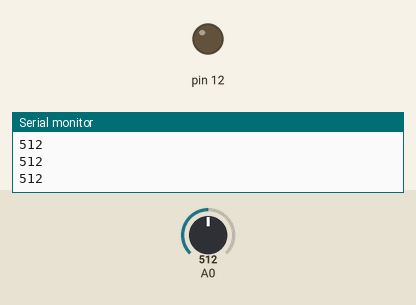
This sketch was run on a simulated Arduino Uno, built with avr-gcc and run on an emulated ATmega328P. Parts: output pins drawn as LEDs (lit = HIGH), the last lines printed to the serial monitor. The test bench sets the inputs (shaded band); at power-on: A0 = 512.

Above: at 1.2 s.
1.3 s: A0 set to 309
2.8 s: A0 set to 289
At 3.1 s:
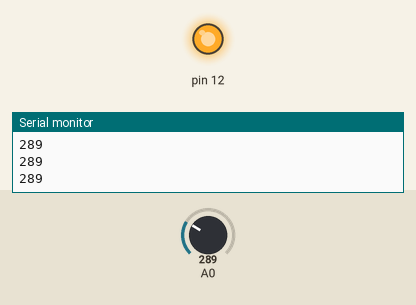
4.3 s: A0 set to 306
At 4.6 s:
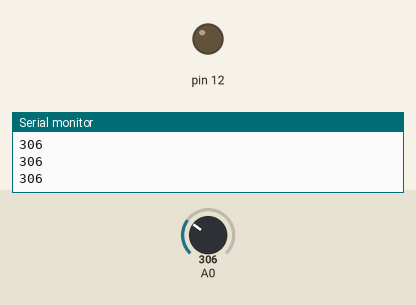
5.8 s: A0 set to 290
At 6.1 s:
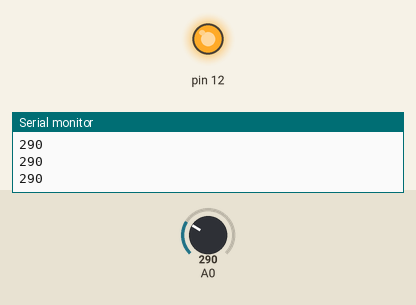
Timing chart, 0 to 8.3 s (numbered marks = the images above; inputs shaded):
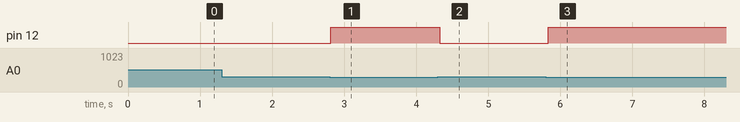

Measured:
- the behaviour switches between 300 and 299 on A0 (found by bisection; images 0 and 1)
- after the input at 2.8 s, pin 12: LOW → HIGH at once
- after the input at 4.3 s, pin 12: HIGH → LOW at once
- after the input at 5.8 s, pin 12: LOW → HIGH at once

The sketch:

microcode.ino
```cpp
void setup() {
  // initialize serial communication at 9600 bits per second:
  Serial.begin(9600);
  pinMode(12, OUTPUT);
}

void loop() {
  // reads the input on analog pin A0 (value between 0 and 1023)
  int analogValue = analogRead(A0);
  Serial.println(analogValue);
  if (analogValue < 300) {
    //   Serial.println("Dark");
    digitalWrite(12, HIGH);
  } else {
    //   Serial.println("Light");
    digitalWrite(12, LOW);
  }
  delay(50);
}
```
